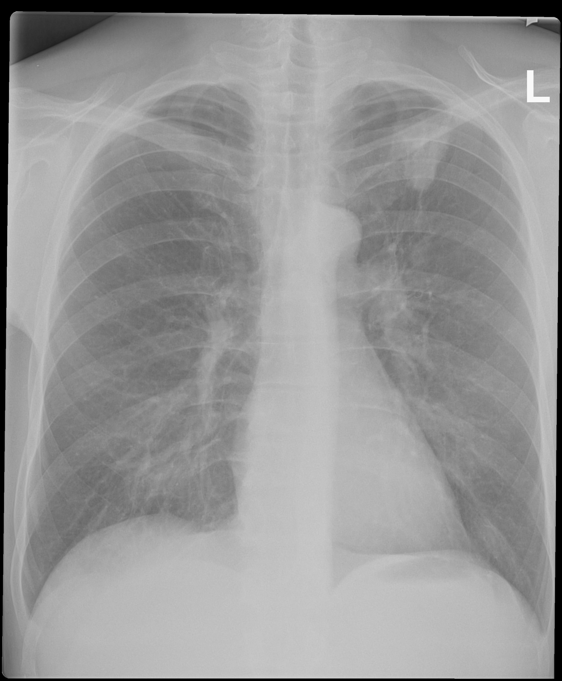
#> input picture webcrdf/appsegmxr/data/001_0004FED7_an.dcm.png, 562 x 681 px
$ python run_sample.py   (older library calls are emulated)
#> lines starting #> are read from the running program, lines starting #| are printed output that depends on the picture; after the words box and inside, x2 and y2 are one past the last pixel; in counts of white or black regions, pixels touching at a corner belong together
### webcrdf/appsegmxr/alg.py
#!/usr/bin/env python
__author__ = 'ar'

import math
import time
import os
import sys
import numpy as np
import cv2
from skimage import io
import skimage.filters
import sklearn.metrics as MT
import shutil
import multiprocessing as mp
import zipfile

import matplotlib.pyplot as plt

# def_wdir="/home/ar/work/data_all_he2_x256"
# def_fimg="/home/ar/work/data_all_he2_x256/008.png"
# def_fmsk="/home/ar/work/data_all_he2_x256/008.bmp"

# lst_fimg=[
#     "/home/ar/big.data/data_xr_in_web2/data_all_he2_x256/001.png",
#     "/home/ar/big.data/data_xr_in_web2/data_all_he2_x256/002.png",
#     "/home/ar/big.data/data_xr_in_web2/data_all_he2_x256/003.png",
#     "/home/ar/big.data/data_xr_in_web2/data_all_he2_x256/004.png",
#     "/home/ar/big.data/data_xr_in_web2/data_all_he2_x256/006.png",
#     "/home/ar/big.data/data_xr_in_web2/data_all_he2_x256/008.png",
#     "/home/ar/big.data/data_xr_in_web2/data_all_he2_x256/009.png"
# ]

lst_fimg=[
    "/home/ar/big.data/data_xr_in_web2/data_all_he2_x256/001.png",
    "/home/ar/big.data/data_xr_in_web2/data_all_he2_x256/002.png",
]

def_wdir="/home/ar/big.data/data_xr_in_web2/data_all_he2_x256"
# def_fimg="/home/ar/big.data/data_xr_in_web2/data_all_he2_x256/008.png"
# def_fmsk="/home/ar/big.data/data_xr_in_web2/data_all_he2_x256/008.bmp"

def_fimg="/home/ar/big.data/data.CRDF-CT/1/xray_2.jpg"

#################################
# [40 lines left out: functions task_proc_segmxr_bk, task_proc_segmxr, not called in this run]

def task_proc_segmxr2(data, parRhreshCorrSum=None):
    ptrPathWdir     = data[0]
    ptrPathImg      = data[1]
    regXR           = RegisterXray()
    regXR.loadDB(ptrPathWdir)
    # regXR.printInfo()
    retMsk,retCorr,sumPts,ptsXY  = regXR.registerMask(ptrPathImg)
#> in registerMask, `img=cv2.resize(img, self.wsiz)`:
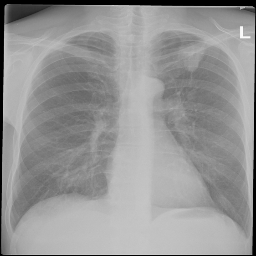
#> img: shape (256, 256) float64; min 0, max 252.5, mean 150.4
    pathImgMask     = "%s_maskxr.png"   % ptrPathImg
    pathImgMasked   = "%s_maskedxr.png" % ptrPathImg
    pathImgOnMask   = "%s_onmaskxr.png" % ptrPathImg
    pathPtsCSV      = "%s_pts.csv"    % ptrPathImg
    if parRhreshCorrSum is None:
        parRhreshCorrSum=regXR.threshCorrSum
    if retCorr>parRhreshCorrSum:
        cv2.imwrite(pathImgMask,   regXR.newMsk)
        cv2.imwrite(pathImgMasked, regXR.newImgMsk)
        cv2.imwrite(pathImgOnMask, regXR.newImgOnMsk)
        np.savetxt(pathPtsCSV, regXR.pts, delimiter=',', newline='\n', fmt='%0.1f')
    else:
        tmpNewImgMsk = cv2.imread(ptrPathImg, 1) #cv2.IMREAD_COLOR)
        tmpImgOnMsk  = np.zeros((tmpNewImgMsk.shape[0],tmpNewImgMsk.shape[1]), np.uint8)
        p00=(0,0)
        p01=(0,tmpNewImgMsk.shape[0])
        p10=(tmpNewImgMsk.shape[1],0)
        p11=(tmpNewImgMsk.shape[1], tmpNewImgMsk.shape[0])
        cv2.line(tmpNewImgMsk, p00, p11, (0,0,255), 4)
        cv2.line(tmpNewImgMsk, p01, p10, (0,0,255), 4)
        regXR.newMsk[:]=0
        cv2.imwrite(pathImgMask,   regXR.newMsk)
        cv2.imwrite(pathImgMasked, tmpNewImgMsk)
        cv2.imwrite(pathImgOnMask, tmpImgOnMsk )
        tmpPts=np.zeros((7,2), np.float64)
        np.savetxt(tmpPts, delimiter=',', newline='\n')
        fnErr="%s.err" % ptrPathImg
        f=open(fnErr,'w')
        f.close()
    fzip="%s.zip" % ptrPathImg
    zObj=zipfile.ZipFile(fzip, 'w')
    zipDir='%s_dir' % os.path.basename(ptrPathImg)
    lstFimg=(ptrPathImg, pathImgMask, pathImgMasked, pathImgOnMask, pathPtsCSV)
    for ff in lstFimg:
        ffbn = os.path.basename(ff)
        zObj.write(ff, "%s/%s" % (zipDir, ffbn))
    # print "retCorr = %s" % retCorr
    return retCorr


class TaskManagerSegmXR:
    # [12 lines left out: functions __init__, loadData, appendTaskSegmXR, not called in this run]

#################################
class RegisterXray:
    def __init__(self):
        self.numNGBH=5
        self.siz=256
        self.wsiz=(self.siz, self.siz)
        self.fnDscShort="dsc.csv"
        self.fnIdxShort="idx.csv"
        self.fnParamShort="parameters_BSpline.txt"
        self.run_elastix="elastix -f %s -m %s -p %s -out %s -threads 4 >/dev/null"
        self.run_transformix="transformix -in %s -tp %s/TransformParameters.0.txt -out %s >/dev/null"
        self.fnResImgShort="result.0.bmp"
        self.fnResMskShort="result.bmp"
        self.newMsk=None
        self.newImgMsk=None
        self.pts=None
        self.newImgOnMsk=None
        self.threshCorrSum = 0.7
    def loadDB(self, parDirDB):
        self.wdir = parDirDB
        if not os.path.isdir:
            print "Can't find directory [%s]" % self.wdir
            return False
        self.odir = "%s-out" % self.wdir
        try:
            os.mkdir(self.odir)
        except:
            pass
        if not os.path.isdir(self.odir):
            print "Can't create out-directory [%s]" % self.odir
            return False
        tmpFnDscFull="%s/%s" % (self.wdir, self.fnDscShort)
        tmpFnIdxFull="%s/%s" % (self.wdir, self.fnIdxShort)
        tmpFnParamFull="%s/%s" % (self.wdir, self.fnParamShort)
        if not os.path.isfile(tmpFnDscFull):
            print "Ca't find DSC-file in DB [%s]" % tmpFnDscFull
            return False
        if not os.path.isfile(tmpFnIdxFull):
            print "Can't find Index-file in DB [%s]" % tmpFnIdxFull
            return False
        if not os.path.isfile(tmpFnParamFull):
            print "Can't find Elastix-Param-file in DB [%s]" % tmpFnParamFull
            return False
        self.fnDsc=tmpFnDscFull
        self.fnIdx=tmpFnIdxFull
        self.fnParam=tmpFnParamFull
        self.dataDsc=np.genfromtxt(self.fnDsc, delimiter=',')
        self.dataIdx=self.getLines(self.fnIdx)
        self.dataFnImg=[]
        self.dataFnMsk=[]
        for idx in self.dataIdx:
            tmpfImg='%s/%s.png' % (self.wdir, idx)
            tmpfMsk='%s/%s.bmp' % (self.wdir, idx)
            if not os.path.isfile(tmpfImg):
                print "Error: Can't find Image-file in DB [%s]" % tmpfImg
                return False
            if not os.path.isfile(tmpfMsk):
                print "Error: Can't find Mask-file in DB [%s]" % tmpfMsk
                return False
            self.dataFnImg.append(tmpfImg)
            self.dataFnMsk.append(tmpfMsk)
        if len(self.dataIdx)!=len(self.dataDsc):
            print "Error: Incorrect Index or DSC data"
            return False
        return True
    """
    Adjust image brightness by percentile
    """
    def adjustImage(self, img, perc):
        im = img.astype(np.float)
        tbrd=math.floor(0.1*np.min(im.shape))
        imc=im[tbrd:-tbrd, tbrd:-tbrd]
        q0, q1 = np.percentile(imc[:], [perc, 100.0-perc])
        imm=np.max(im[:])
        im=255.*(im-q0)/( (2.0*perc*imm/100.) + q1-q0)
        im[im<0]=0
        im[im>255]=255
        return im
    def calcDscRadon(self, img):
        if len(img.shape)!=2:
            print "Error: bad image format: ", img.shape
            return None
        dsc=np.concatenate((np.sum(img,axis=0), np.sum(img,axis=1)))
        dsc=dsc/(img.shape[0]*img.shape[1])
        return dsc
    def getOutDir(self):
        return "%s/out-%d" % (self.odir, time.time()*1000)
    # [10 lines left out: function helperMkDir, not called in this run]
    def findNGBH(self, img):
        dsc=self.calcDscRadon(img)
        tdst=MT.pairwise_distances(self.dataDsc, [dsc], metric='correlation')[:,0]
        sidx=np.argsort(tdst)[:self.numNGBH]
        return sidx
    """
    Main function: return registered mask
    """
    def registerMask(self, fimg, isRemoveDir=False, fmsk=None):
        # img=cv2.imread(fimg, cv2.IMREAD_GRAYSCALE).astype(np.float64)
        img=cv2.imread(fimg, 0).astype(np.float64)
        siz0=img.shape
        img=cv2.resize(img, self.wsiz)
        img=self.adjustImage(img, 1.0)
#> in adjustImage, `imc=im[tbrd:-tbrd, tbrd:-tbrd]`:
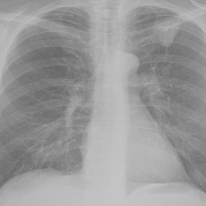
#> imc: shape (206, 206) float64; min 100.6, max 198.5, mean 154.2
#> in adjustImage, `q0, q1 = np.percentile(imc[:], [perc, 100.0-perc])`: q0 = 110.6; q1 = 195
#> in adjustImage, `imm=np.max(im[:])`: imm = 252.5
#> in adjustImage, `im[im<0]=0`:
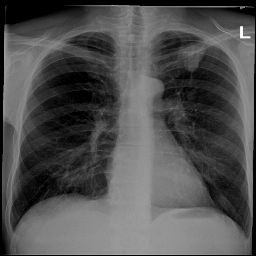
#> im: shape (256, 256) float64; min 0, max 404.1, mean 128.3; drawn with min black and max white
#> in adjustImage, `im[im>255]=255`:
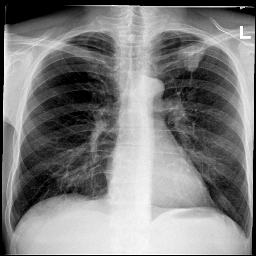
#> im: shape (256, 256) float64; 0.19% of pixels changed, all inside (x1, y1, x2, y2) = (91, 5, 251, 255)
        retNgbh=self.findNGBH(img)
#> in calcDscRadon, `dsc=np.concatenate((np.sum(img,axis=0), np.sum(img,axis=1)))`: dsc = 512 values, max 55968.5 at index 510, min 0 at index 0, mean 32817.6
#> in calcDscRadon, `dsc=dsc/(img.shape[0]*img.shape[1])`: dsc = 512 values, max 0.854 at index 510, min 0 at index 0, mean 0.501
        tdirOut=self.getOutDir()
        self.helperMkDir(tdirOut)
        toutMsk="%s/%s" % (tdirOut, self.fnResMskShort)
        toutImg="%s/%s" % (tdirOut, self.fnResImgShort)
        tfin="%s/fix.png" % tdirOut
        cv2.imwrite(tfin, np.uint8(img))
        sumMask=None
        sumPts =None
        sumCorr=0.0
        maxCorr=-100
        for ii in retNgbh:
            # print "prcess %d : %s" % (ii, self.dataFnImg[ii])
            tfmovImg=self.dataFnImg[ii]
            tfmovMsk=self.dataFnMsk[ii]
            tfmovPts='%s_pts.png' % tfmovImg
            strRun0=self.run_elastix     % (tfin, tfmovImg, self.fnParam, tdirOut)
            strRun1=self.run_transformix % (tfmovMsk, tdirOut, tdirOut)
            os.system(strRun0)
            os.system(strRun1)
            # tmsk=cv2.imread(toutMsk, cv2.IMREAD_GRAYSCALE).astype(np.float)/255.0
            tmsk=cv2.imread(toutMsk, 0).astype(np.float)/255.0
            tmsk=skimage.filters.gaussian(tmsk, 0.5)
            # timg=cv2.imread(toutImg, cv2.IMREAD_GRAYSCALE).astype(np.float)
            timg=cv2.imread(toutImg, 0).astype(np.float)
            curCorr=np.corrcoef(img[20:-20].reshape(-1), timg[20:-20].reshape(-1))[0,1]
            sumCorr+=curCorr
            if sumMask is None:
                sumMask=tmsk
            else:
                sumMask+=tmsk
            #### PTS
            strRun2=self.run_transformix % (tfmovPts, tdirOut, tdirOut)
            os.system(strRun2)
            tpts=cv2.imread(toutMsk, 0)
            if maxCorr<curCorr:
                sumPts=tpts.copy()
                maxCorr=curCorr
        sumCorr/=self.numNGBH
        ret=(sumMask/self.numNGBH)
        ret=cv2.resize(ret,(siz0[1],siz0[0]), interpolation=2)
        ret=(ret>0.5)
        ret=255*np.uint8(ret)
        ### PTS-array (prepare)
        numPts=7
        ptsXY=np.zeros((numPts,2), np.float64)
        kxy=(ret.shape[1]/256., ret.shape[0]/256.)
        for pp in xrange(0,7):
            pvalue=100+20*pp
            xy=np.where(sumPts==pvalue)
            if len(xy[0])>0:
                xym=np.mean(xy,1)
                ptsXY[pp,0]=xym[1]*kxy[0]
                ptsXY[pp,1]=xym[0]*kxy[1]
            else:
                ptsXY[pp,0]=-1.0
                ptsXY[pp,1]=-1.0
        ### PTS-array
        if isRemoveDir:
            shutil.rmtree(tdirOut)
        self.newMsk=ret
        self.pts=ptsXY.copy()
        self.newImgMsk=self.makeMaskedImage(fimg, self.newMsk)
        self.newImgOnMsk=self.makeImgOnMask(fimg, self.newMsk)
        return (ret,sumCorr,sumPts,ptsXY)
    # [54 lines left out: functions makeMaskedImage, makeImgOnMask, printInfo, getLines, test_main0, not called in this run]

#################################
# [14 lines that do not run on import are left out]
    # [7 lines of commented-out code are left out]

### webcrdf/appsegmxr/run_sample.py
#!/usr/bin/python
# -*- coding: utf-8 -*-
__author__ = 'ar'

import matplotlib.pyplot as plt
import skimage.io as skio
from alg import RegisterXray, task_proc_segmxr2

wdir='../data/datadb.segmxr'
lstFnImg=['data/001_0004FED7_an.dcm.png',
          'data/010_0000BB72_an.dcm.png']

if __name__ == '__main__':
    numImg = len(lstFnImg)
    plt.figure()
    for ii, fimg in enumerate(lstFnImg):
#> (the run stopped early here; a loop or call above may not have finished)

$ run again, with webcrdf/data/datadb.xraydnn/009.png copied over webcrdf/appsegmxr/data/001_0004FED7_an.dcm.png
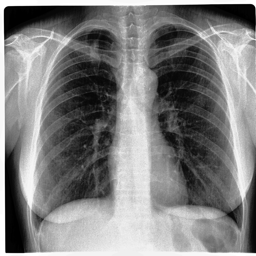
#> input picture webcrdf/data/datadb.xraydnn/009.png, 256 x 256 px
#> in adjustImage, `imc=im[tbrd:-tbrd, tbrd:-tbrd]`:
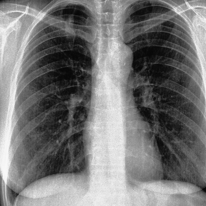
#> imc: shape (206, 206) float64; min 6, max 248, mean 118.4
#> q0 = 12; q1 = 237
#> imm = 255
#> in calcDscRadon, `dsc=np.concatenate((np.sum(img,axis=0), np.sum(img,axis=1)))`: dsc = 512 values, max 65280 at index 0, min 10900.8 at index 264, mean 32769.3
#> in calcDscRadon, `dsc=dsc/(img.shape[0]*img.shape[1])`: dsc = 512 values, max 0.996 at index 0, min 0.166 at index 264, mean 0.5
